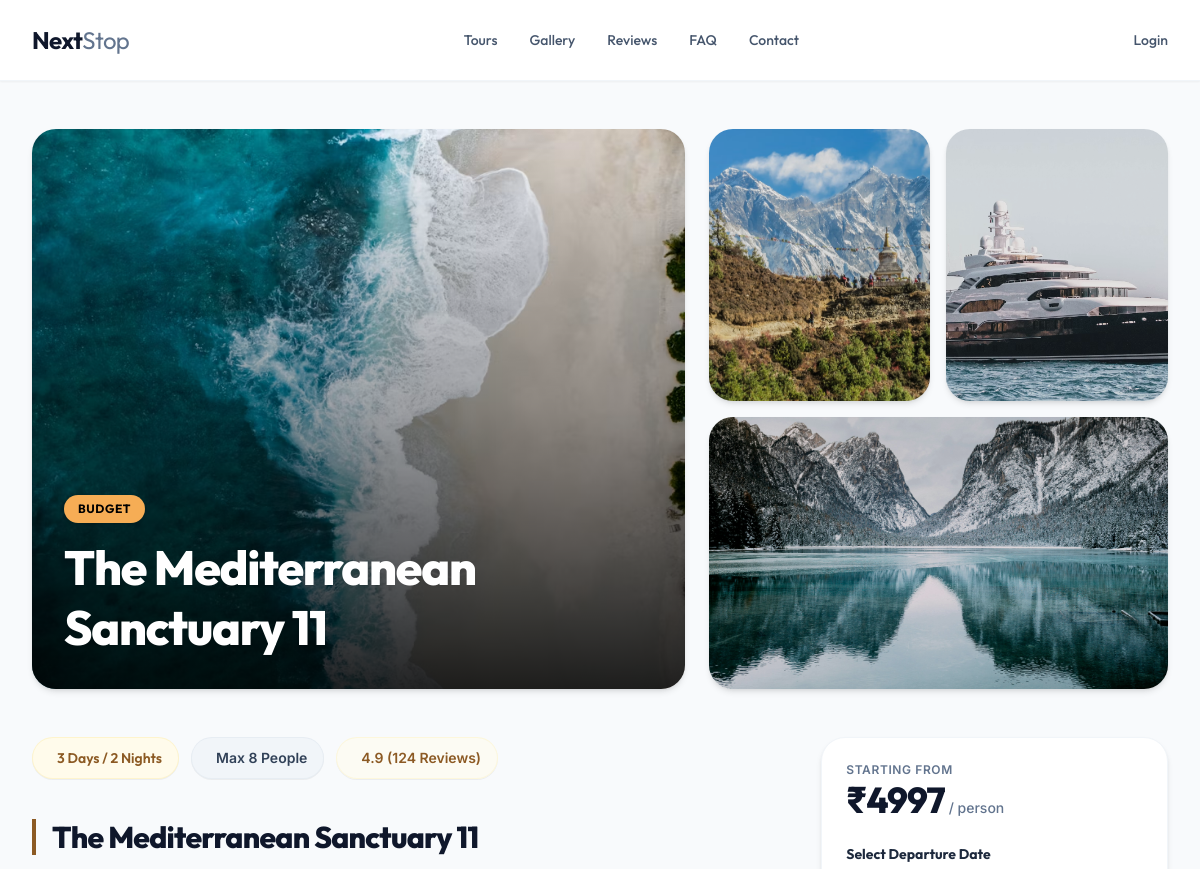
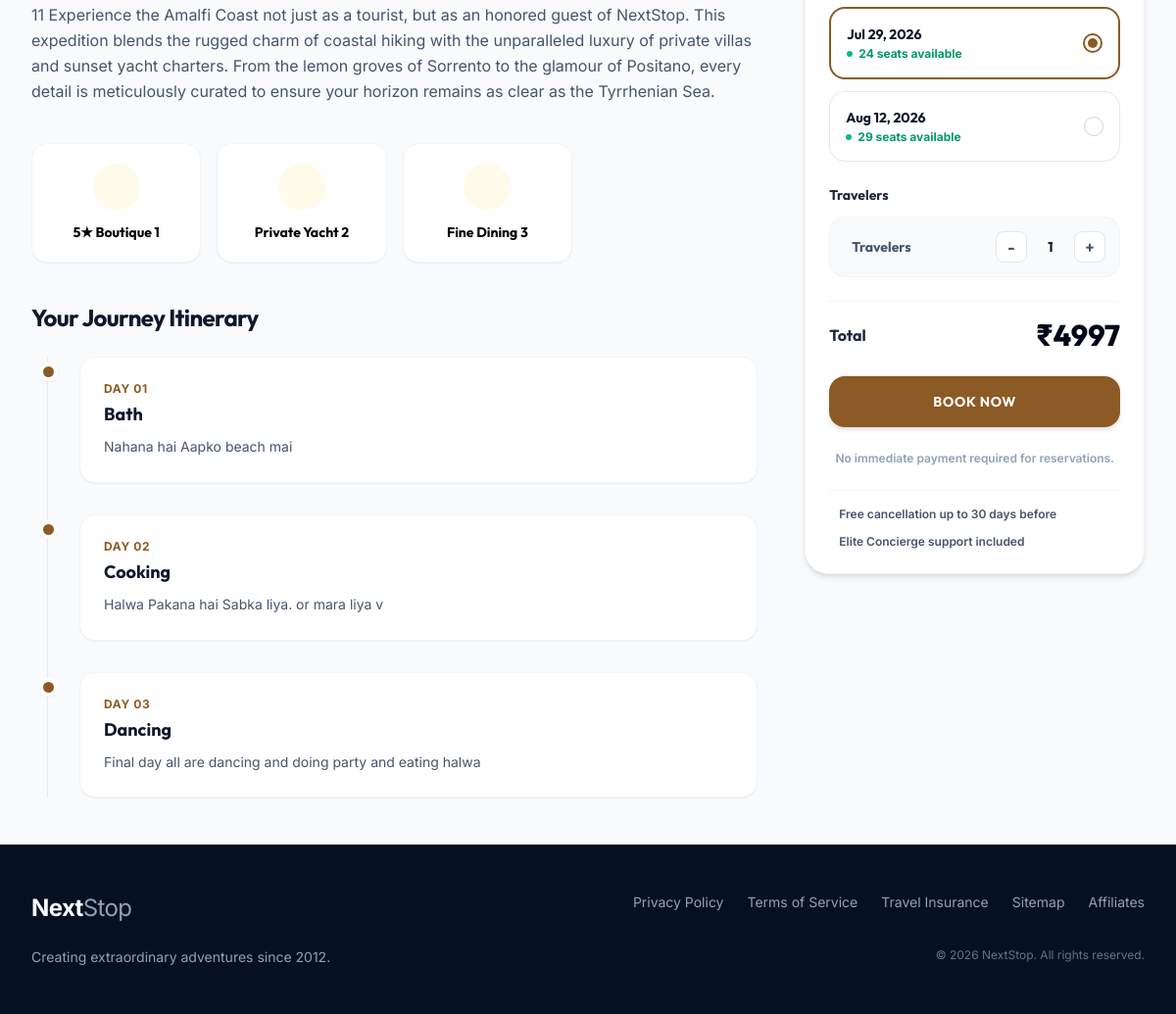
The app's page /packages/package_detail/1/ with its own data (2 pictures, top to bottom).
### packages/models.py (models this page shows)
class Packages(models.Model):
  TAG_LINE = (
    ('Adventure', 'Adventure'),
    ('Relaxation', 'Relaxation'),
    ('Cultural', 'Cultural'),
    ('Romantic', 'Romantic'),
    ('Family', 'Family'),
    ('Luxury', 'Luxury'),
    ('Budget', 'Budget'),
    ('Best Seller', 'Best Seller'),
    ('None', 'None')
  )
  CATEGORY = (
    ('Beach', 'Beach'),
    ('Adventure', 'Adventure'),
    ('Culture', 'Culture'),
    ('Diving', 'Diving')
  )
  tag_line = models.CharField(max_length=100, choices=TAG_LINE, default='None')
  category = models.CharField(max_length=100, default='Uncategorized')
  location = models.CharField(max_length=255)
  mini_title = models.CharField(max_length=255)
  total_days = models.IntegerField()
  total_nights = models.IntegerField()
  starting_price = models.FloatField()
  max_people = models.IntegerField()
  main_title = models.CharField(max_length=255)
  description = models.TextField()
  category = models.CharField(max_length=100, choices=CATEGORY)
  created_at = models.DateTimeField(auto_now_add=True)

class PackagesFeatures(models.Model):
  package = models.ForeignKey(Packages, on_delete=models.CASCADE, related_name='features')
  feature = models.CharField(max_length=255)
  created_at = models.DateTimeField(auto_now_add=True)

class PackagesItinerary(models.Model):
  package = models.ForeignKey(Packages, on_delete=models.CASCADE, related_name='itineraries')
  day_number = models.IntegerField()
  title = models.CharField(max_length=255)
  description = models.TextField()
  created_at = models.DateTimeField(auto_now_add=True)

class PackagesDepartureDate(models.Model):
  package = models.ForeignKey(Packages, on_delete=models.CASCADE, related_name='departure_dates')
  departure_date = models.DateField()
  total_seats = models.IntegerField()
  available_seats = models.IntegerField()
  created_at = models.DateTimeField(auto_now_add=True)

### packages/views.py (the view)
# urls.py: path("package_detail/<int:packages_id>/", views.packages_detail_page , name="packages_detail_page"),
def packages_detail_page(request, packages_id):
  data = package_detail_data_inJSON(request, packages_id)
  return render(request, 'packages/packages_detail_page.html', {
    'packages_data': data,
  })

### packages/templates/packages/packages_detail_page.html (shortened to what this page needs)
{% extends 'layout/index.html' %} {% load static %}
{% block main_content %}
<div class="max-w-7xl mx-auto px-4 sm:px-6 lg:px-8 py-8 md:py-12">
  <div class="grid grid-cols-1 lg:grid-cols-12 gap-4 lg:gap-6 mb-8 lg:mb-12">
    <div
      class="{% if packages_data.images|length > 1 %}lg:col-span-7{% else %}lg:col-span-12{% endif %} relative h-[320px] sm:h-[400px] md:h-[480px] lg:h-[560px] rounded-3xl overflow-hidden group shadow-md"
    >
      {% if packages_data.images.0 %}
      <img
        src="{{ packages_data.images.0 }}"
        alt="{{ packages_data.mini_title }}"
        class="w-full h-full object-cover transition-transform duration-700 group-hover:scale-105"
      />
      {% else %}
      <img
        src="{% static 'images/placeholder.jpg' %}"
        alt="Placeholder"
        class="w-full h-full object-cover transition-transform duration-700 group-hover:scale-105"
      />
      {% endif %}
      <div
        class="absolute inset-0 bg-gradient-to-t from-black/85 via-black/35 to-transparent"
      ></div>
      <div
        class="absolute bottom-6 left-6 right-6 md:bottom-8 md:left-8 md:right-8"
      >
        <span
          class="inline-block bg-[#F6AD55] text-black text-xs font-bold px-3.5 py-1.5 rounded-full uppercase tracking-wider mb-3.5 shadow-sm"
        >
          {{ packages_data.tag_line }}
        </span>
        <h1
          class="text-3xl md:text-4xl lg:text-5xl font-extrabold text-white leading-tight tracking-tight drop-shadow-xs"
        >
          {{ packages_data.main_title }}
        </h1>
      </div>
    </div>
    {% if packages_data.images|length > 1 %}
    <div
      class="lg:col-span-5 grid grid-cols-2 grid-rows-2 gap-4 h-[300px] sm:h-[360px] md:h-[420px] lg:h-[560px]"
    >
      <div
        class="relative rounded-3xl overflow-hidden group shadow-md {% if packages_data.images|length == 2 %}col-span-2 row-span-2{% elif packages_data.images|length == 3 %}row-span-2{% endif %}"
      >
        <div
          class="absolute inset-0 bg-black/10 group-hover:bg-black/0 transition-colors duration-300"
        ></div>
      </div>
      {% if packages_data.images|length > 2 %}
      <div
        class="relative rounded-3xl overflow-hidden group shadow-md {% if packages_data.images|length == 3 %}row-span-2{% endif %}"
      >
        <div
          class="absolute inset-0 bg-black/10 group-hover:bg-black/0 transition-colors duration-300"
        ></div>
      </div>
      {% endif %}
      {% if packages_data.images|length > 3 %}
      <div
        class="col-span-2 relative rounded-3xl overflow-hidden group shadow-md"
      >
        <div
          class="absolute inset-0 bg-black/10 group-hover:bg-black/0 transition-colors duration-300"
        ></div>
      </div>
      {% endif %}
    </div>
    {% endif %}
  </div>
  <div class="grid grid-cols-1 lg:grid-cols-12 gap-8 lg:gap-12">
    <div class="lg:col-span-8 space-y-10">
      <div class="flex flex-wrap gap-3">
        <span
          class="inline-flex items-center px-4 py-2.5 rounded-full text-sm font-semibold bg-amber-50 text-[#8c5a24] border border-amber-100/80 shadow-2xs"
        >
          {{ packages_data.total_days }} Days / {{ packages_data.total_nights }}
          Nights
        </span>
        <span
          class="inline-flex items-center px-4 py-2.5 rounded-full text-sm font-semibold bg-slate-100 text-slate-700 border border-slate-200/60 shadow-2xs font-inter"
        >
          Max {{ packages_data.max_people }} People
        </span>
        <span
          class="inline-flex items-center px-4 py-2.5 rounded-full text-sm font-semibold bg-amber-50/50 text-[#8c5a24] border border-amber-100/50 shadow-2xs font-inter"
        >
          4.9 (124 Reviews)
        </span>
      </div>
      <div class="space-y-4">
        <div class="border-l-4 border-[#8c5a24] pl-4">
          <h2
            class="text-2xl md:text-3xl font-extrabold text-slate-900 tracking-tight"
          >
            {{ packages_data.main_title }}
          </h2>
        </div>
        <p class="text-slate-600 leading-relaxed text-base font-inter">
          {{ packages_data.description }}
        </p>
      </div>
      <div class="grid grid-cols-2 md:grid-cols-4 gap-4">
        {% for feature in packages_data.features %}
        <div
          class="flex flex-col items-center justify-center p-5 bg-white border border-slate-100 rounded-2xl shadow-2xs text-center hover:shadow-xs transition-all duration-300"
        >
          <div
            class="w-12 h-12 rounded-full bg-amber-50 flex items-center justify-center mb-3"
          >
          </div>
          <span class="text-sm font-bold text-slate-850"
            >{{ feature.feature }}</span
          >
        </div>
        {% endfor %}
      </div>
      <div class="space-y-6">
        <h3 class="text-2xl font-bold text-slate-900 tracking-tight">
          Your Journey Itinerary
        </h3>
        <div class="relative border-l border-slate-200/80 ml-4 pl-8 space-y-8">
          {% for item in packages_data.itineraries %}
          <div class="relative">
            <div
              class="absolute -left-[41.5px] top-1.5 w-[19px] h-[19px] rounded-full bg-[#8c5a24] border-4 border-white shadow-xs"
            ></div>
            <div
              class="bg-white border border-slate-100 rounded-2xl p-6 shadow-2xs hover:shadow-xs transition-all duration-300"
            >
              <span
                class="text-xs font-bold text-[#8c5a24] uppercase tracking-wider block mb-1 font-inter"
                >Day {{ item.day_number|stringformat:"02d" }}</span
              >
              <h4 class="text-lg font-bold text-slate-900 mb-2">
                {{ item.title }}
              </h4>
              <p class="text-slate-600 text-sm leading-relaxed font-inter">
                {{ item.description }}
              </p>
            </div>
          </div>
          {% endfor %}
        </div>
      </div>
    </div>
    <div class="lg:col-span-4">
      <div
        class="lg:sticky lg:top-24 bg-white border border-slate-100 rounded-3xl p-6 shadow-md space-y-6"
      >
        <div>
          <span
            class="text-slate-500 text-xs font-semibold block mb-0.5 uppercase tracking-wider font-inter"
            >Starting from</span
          >
          <div class="flex items-baseline space-x-1">
            <span class="text-4xl font-extrabold text-slate-900 tracking-tight"
              >₹{{ packages_data.starting_price|floatformat:"0" }}</span
            >
            <span class="text-slate-500 text-sm font-medium font-inter"
              >/ person</span
            >
          </div>
        </div>
        <div class="space-y-3">
          <span class="block text-sm font-bold text-slate-800"
            >Select Departure Date</span
          >
          {% for date in packages_data.departure_dates %}
          <label
            class="relative flex items-center justify-between p-4 bg-white {% if forloop.first %}border-2 border-[#8c5a24]{% else %}border border-slate-200{% endif %} rounded-2xl cursor-pointer hover:bg-slate-50/50 transition-colors select-none group date-option"
            id="date-opt-{{ forloop.counter }}"
          >
            <div class="flex flex-col">
              <span class="text-sm font-bold text-slate-900"
                >{{ date.departure_date|date:"M d, Y" }}</span
              >
              <span
                class="inline-flex items-center gap-1.5 text-xs {% if date.available_seats < 10 %}text-rose-600{% else %}text-emerald-600{% endif %} font-bold mt-0.5 font-inter"
              >
                <span class="w-1.5 h-1.5 rounded-full {% if date.available_seats < 10 %}bg-rose-500{% else %}bg-emerald-500{% endif %}"></span>
                {% if date.available_seats < 10 %}Only {{ date.available_seats }} spots left!{% else %}{{ date.available_seats }} seats available{% endif %}
              </span>
            </div>
            <div
              class="w-5 h-5 rounded-full {% if forloop.first %}border-2 border-[#8c5a24]{% else %}border border-slate-300{% endif %} flex items-center justify-center bg-white group-hover:scale-105 transition-transform date-indicator"
              id="radio-indicator-{{ forloop.counter }}"
            >
              <div
                class="w-2.5 h-2.5 rounded-full {% if forloop.first %}bg-[#8c5a24]{% else %}bg-transparent{% endif %}"
              ></div>
            </div>
          </label>
          {% empty %}
          <div class="text-sm text-slate-500 italic">
            No departure dates available.
          </div>
          {% endfor %}
        </div>
        <div class="space-y-3">
          <span class="block text-sm font-bold text-slate-800">Travelers</span>
          <div
            class="flex items-center justify-between p-3.5 bg-slate-50 rounded-2xl border border-slate-100"
          >
            <div class="flex items-center space-x-2 text-slate-600">
              <span class="text-sm font-bold">Travelers</span>
            </div>
            <div class="flex items-center space-x-3">
              <button
                type="button"
                id="btn-minus"
                class="w-8 h-8 rounded-lg bg-white border border-slate-200 flex items-center justify-center text-slate-600 hover:bg-slate-100 hover:border-slate-300 active:scale-95 transition-all font-bold select-none"
              >
                -
              </button>
              <span
                id="travelers-count"
                class="text-sm font-bold text-slate-900 w-6 text-center select-none"
                >1</span
              >
              <button
                type="button"
                id="btn-plus"
                class="w-8 h-8 rounded-lg bg-white border border-slate-200 flex items-center justify-center text-slate-600 hover:bg-slate-100 hover:border-slate-300 active:scale-95 transition-all font-bold select-none"
              >
                +
              </button>
            </div>
          </div>
        </div>
        <div
          class="border-t border-slate-100 pt-4 flex items-center justify-between"
        >
          <span class="text-base font-bold text-slate-800">Total</span>
          <span id="total-price" class="text-3xl font-extrabold text-slate-950"
            >₹{{ packages_data.starting_price|floatformat:"0" }}</span
          >
        </div>
        <a
          href="#" id="book-now-btn"
          class="block w-full bg-[#8c5a24] hover:bg-[#72491d] text-white font-bold py-4 px-6 rounded-2xl transition-all duration-200 shadow-md hover:shadow-lg active:scale-[0.98] text-center text-sm uppercase tracking-wider"
        >
          Book Now
        </a>
        <span
          class="block text-center text-xs text-slate-400 font-semibold font-inter"
          >No immediate payment required for reservations.</span
        >
        <div class="border-t border-slate-100 pt-4 space-y-3">
          <div
            class="flex items-start space-x-2.5 text-xs text-slate-600 font-semibold font-inter"
          >
            <span>Free cancellation up to 30 days before</span>
          </div>
          <div
            class="flex items-start space-x-2.5 text-xs text-slate-600 font-semibold font-inter"
          >
            <span>Elite Concierge support included</span>
          </div>
        </div>
      </div>
    </div>
  </div>
</div>
{% endblock %}

### templates/layout/index.html (style rules this page uses)
body { font-family: 'Outfit', 'Inter', sans-serif; }
.font-inter { font-family: 'Inter', sans-serif; }

### records on screen
Packages: tag_line "BUDGET", main_title "The Mediterranean Sanctuary 11", description "11 Experience the Amalfi Coast not just as a tourist, but as an honored guest of NextStop. This expedition blends the rugged charm of coastal hiking with the unparalleled luxury of private villas and sunset yacht charters. From the lemon groves of Sorrento to the glamour of Positano, every detail is meticulously curated to ensure your horizon remains as clear as the Tyrrhenian Sea.", starting_price "4997"
PackagesFeatures: feature "5★ Boutique 1"
PackagesFeatures: feature "Private Yacht 2"
PackagesFeatures: feature "Fine Dining 3"
PackagesItinerary: title "Bath", description "Nahana hai Aapko beach mai"
PackagesItinerary: title "Cooking", description "Halwa Pakana hai Sabka liya. or mara liya v"
PackagesItinerary: title "Dancing", description "Final day all are dancing and doing party and eating halwa"
PackagesDepartureDate: departure_date "Jul 29, 2026"
PackagesDepartureDate: departure_date "Aug 12, 2026"

### other values on screen
{{ packages_data.total_days }} "3"
{{ packages_data.total_nights }} "2"
{{ packages_data.max_people }} "8"
{{ item.day_number|stringformat:"02d" }} "01" "02" "03"
{{ date.available_seats }} "24" "29"
